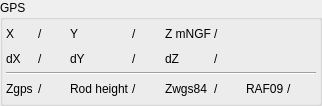
<?xml version="1.0" encoding="UTF-8"?>
<ui version="4.0">
 <class>Form_subwidget</class>
 <widget class="QWidget" name="Form_subwidget">
  <property name="geometry">
   <rect>
    <x>0</x>
    <y>0</y>
    <width>322</width>
    <height>106</height>
   </rect>
  </property>
  <property name="windowTitle">
   <string>Form</string>
  </property>
  <layout class="QVBoxLayout" name="verticalLayout">
   <property name="leftMargin">
    <number>0</number>
   </property>
   <property name="topMargin">
    <number>0</number>
   </property>
   <property name="rightMargin">
    <number>0</number>
   </property>
   <property name="bottomMargin">
    <number>0</number>
   </property>
   <item>
    <widget class="QGroupBox" name="groupBox_2">
     <property name="title">
      <string>GPS</string>
     </property>
     <layout class="QGridLayout" name="gridLayout_17">
      <property name="leftMargin">
       <number>3</number>
      </property>
      <property name="topMargin">
       <number>3</number>
      </property>
      <property name="rightMargin">
       <number>3</number>
      </property>
      <property name="bottomMargin">
       <number>3</number>
      </property>
      <property name="spacing">
       <number>3</number>
      </property>
      <item row="0" column="3">
       <widget class="QLabel" name="label_Y">
        <property name="text">
         <string>/</string>
        </property>
       </widget>
      </item>
      <item row="0" column="2">
       <widget class="QLabel" name="label_64">
        <property name="text">
         <string>Y</string>
        </property>
       </widget>
      </item>
      <item row="1" column="5">
       <widget class="QLabel" name="label_dZ">
        <property name="text">
         <string>/</string>
        </property>
       </widget>
      </item>
      <item row="0" column="5">
       <widget class="QLabel" name="label_Z">
        <property name="text">
         <string>/</string>
        </property>
       </widget>
      </item>
      <item row="1" column="1">
       <widget class="QLabel" name="label_dX">
        <property name="text">
         <string>/</string>
        </property>
       </widget>
      </item>
      <item row="3" column="6">
       <widget class="QLabel" name="label_61">
        <property name="text">
         <string>RAF09</string>
        </property>
       </widget>
      </item>
      <item row="1" column="4">
       <widget class="QLabel" name="label_68">
        <property name="text">
         <string>dZ</string>
        </property>
       </widget>
      </item>
      <item row="1" column="0">
       <widget class="QLabel" name="label_65">
        <property name="text">
         <string>dX</string>
        </property>
       </widget>
      </item>
      <item row="1" column="2">
       <widget class="QLabel" name="label_67">
        <property name="text">
         <string>dY</string>
        </property>
       </widget>
      </item>
      <item row="1" column="3">
       <widget class="QLabel" name="label_dY">
        <property name="text">
         <string>/</string>
        </property>
       </widget>
      </item>
      <item row="3" column="0">
       <widget class="QLabel" name="label_62">
        <property name="text">
         <string>Zgps</string>
        </property>
       </widget>
      </item>
      <item row="0" column="4">
       <widget class="QLabel" name="label_66">
        <property name="text">
         <string>Z mNGF</string>
        </property>
       </widget>
      </item>
      <item row="3" column="1">
       <widget class="QLabel" name="label_zgps">
        <property name="text">
         <string>/</string>
        </property>
       </widget>
      </item>
      <item row="3" column="3">
       <widget class="QLabel" name="label_hautperche">
        <property name="text">
         <string>/</string>
        </property>
       </widget>
      </item>
      <item row="3" column="2">
       <widget class="QLabel" name="label_70">
        <property name="text">
         <string>Rod height</string>
        </property>
       </widget>
      </item>
      <item row="3" column="5">
       <widget class="QLabel" name="label_zwgs84">
        <property name="text">
         <string>/</string>
        </property>
       </widget>
      </item>
      <item row="3" column="4">
       <widget class="QLabel" name="label_63">
        <property name="text">
         <string>Zwgs84</string>
        </property>
       </widget>
      </item>
      <item row="0" column="1">
       <widget class="QLabel" name="label_X">
        <property name="text">
         <string>/</string>
        </property>
       </widget>
      </item>
      <item row="0" column="0">
       <widget class="QLabel" name="label_69">
        <property name="text">
         <string>X</string>
        </property>
       </widget>
      </item>
      <item row="3" column="7">
       <widget class="QLabel" name="label_raf09">
        <property name="text">
         <string>/</string>
        </property>
       </widget>
      </item>
      <item row="2" column="0" colspan="8">
       <widget class="Line" name="line">
        <property name="orientation">
         <enum>Qt::Horizontal</enum>
        </property>
       </widget>
      </item>
     </layout>
    </widget>
   </item>
  </layout>
 </widget>
 <resources/>
 <connections/>
</ui>
